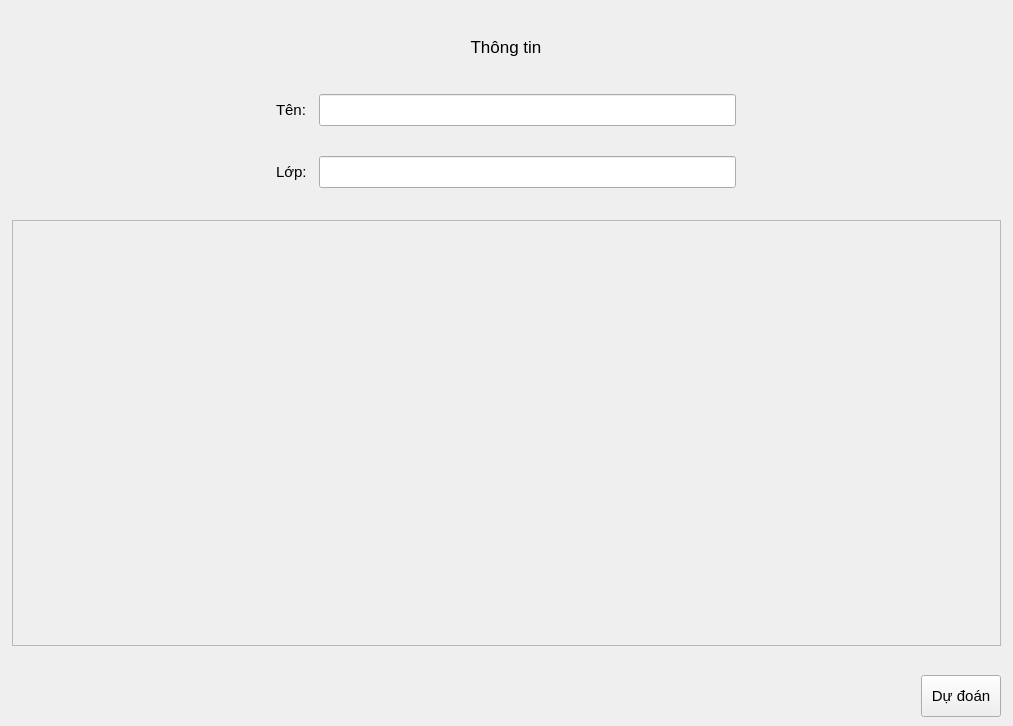
<?xml version="1.0" encoding="UTF-8"?>
<ui version="4.0">
 <class>InputForm</class>
 <widget class="QWidget" name="InputForm">
  <property name="geometry">
   <rect>
    <x>0</x>
    <y>0</y>
    <width>1013</width>
    <height>726</height>
   </rect>
  </property>
  <property name="font">
   <font>
    <pointsize>11</pointsize>
   </font>
  </property>
  <property name="windowTitle">
   <string>Form</string>
  </property>
  <layout class="QHBoxLayout" name="horizontalLayout">
   <property name="spacing">
    <number>0</number>
   </property>
   <property name="leftMargin">
    <number>12</number>
   </property>
   <property name="topMargin">
    <number>0</number>
   </property>
   <property name="rightMargin">
    <number>12</number>
   </property>
   <property name="bottomMargin">
    <number>0</number>
   </property>
   <item>
    <widget class="QWidget" name="body_widget" native="true">
     <layout class="QVBoxLayout" name="verticalLayout">
      <property name="spacing">
       <number>20</number>
      </property>
      <property name="leftMargin">
       <number>0</number>
      </property>
      <property name="topMargin">
       <number>0</number>
      </property>
      <property name="rightMargin">
       <number>0</number>
      </property>
      <property name="bottomMargin">
       <number>0</number>
      </property>
      <item>
       <widget class="QWidget" name="info_widget" native="true">
        <property name="minimumSize">
         <size>
          <width>0</width>
          <height>200</height>
         </size>
        </property>
        <layout class="QVBoxLayout" name="verticalLayout_3">
         <property name="spacing">
          <number>0</number>
         </property>
         <property name="leftMargin">
          <number>0</number>
         </property>
         <property name="topMargin">
          <number>0</number>
         </property>
         <property name="rightMargin">
          <number>0</number>
         </property>
         <property name="bottomMargin">
          <number>0</number>
         </property>
         <item alignment="Qt::AlignHCenter">
          <widget class="QWidget" name="widget_3" native="true">
           <property name="minimumSize">
            <size>
             <width>500</width>
             <height>0</height>
            </size>
           </property>
           <property name="maximumSize">
            <size>
             <width>600</width>
             <height>16777215</height>
            </size>
           </property>
           <layout class="QVBoxLayout" name="verticalLayout_2">
            <property name="spacing">
             <number>12</number>
            </property>
            <property name="leftMargin">
             <number>20</number>
            </property>
            <property name="topMargin">
             <number>12</number>
            </property>
            <property name="rightMargin">
             <number>20</number>
            </property>
            <property name="bottomMargin">
             <number>12</number>
            </property>
            <item>
             <widget class="QLabel" name="label_3">
              <property name="font">
               <font>
                <pointsize>13</pointsize>
               </font>
              </property>
              <property name="text">
               <string>Thông tin</string>
              </property>
              <property name="alignment">
               <set>Qt::AlignCenter</set>
              </property>
             </widget>
            </item>
            <item>
             <widget class="QWidget" name="widget_2" native="true">
              <layout class="QFormLayout" name="formLayout">
               <property name="horizontalSpacing">
                <number>12</number>
               </property>
               <property name="verticalSpacing">
                <number>30</number>
               </property>
               <property name="leftMargin">
                <number>0</number>
               </property>
               <property name="topMargin">
                <number>0</number>
               </property>
               <property name="rightMargin">
                <number>0</number>
               </property>
               <property name="bottomMargin">
                <number>0</number>
               </property>
               <item row="0" column="0">
                <widget class="QLabel" name="label">
                 <property name="text">
                  <string>Tên:</string>
                 </property>
                </widget>
               </item>
               <item row="0" column="1">
                <widget class="QLineEdit" name="name_lineEdit">
                 <property name="minimumSize">
                  <size>
                   <width>0</width>
                   <height>32</height>
                  </size>
                 </property>
                 <property name="maximumSize">
                  <size>
                   <width>16777215</width>
                   <height>32</height>
                  </size>
                 </property>
                </widget>
               </item>
               <item row="1" column="0">
                <widget class="QLabel" name="label_2">
                 <property name="text">
                  <string>Lớp:</string>
                 </property>
                </widget>
               </item>
               <item row="1" column="1">
                <widget class="QLineEdit" name="class_lineEdit">
                 <property name="minimumSize">
                  <size>
                   <width>0</width>
                   <height>32</height>
                  </size>
                 </property>
                 <property name="maximumSize">
                  <size>
                   <width>16777215</width>
                   <height>32</height>
                  </size>
                 </property>
                </widget>
               </item>
              </layout>
             </widget>
            </item>
           </layout>
          </widget>
         </item>
        </layout>
       </widget>
      </item>
      <item>
       <widget class="QScrollArea" name="scrollArea">
        <property name="widgetResizable">
         <bool>true</bool>
        </property>
        <widget class="QWidget" name="scrollAreaWidgetContents">
         <property name="geometry">
          <rect>
           <x>0</x>
           <y>0</y>
           <width>987</width>
           <height>424</height>
          </rect>
         </property>
         <layout class="QGridLayout" name="gridLayout"/>
        </widget>
       </widget>
      </item>
      <item>
       <widget class="QWidget" name="widget" native="true">
        <property name="minimumSize">
         <size>
          <width>0</width>
          <height>60</height>
         </size>
        </property>
        <layout class="QHBoxLayout" name="horizontalLayout_2">
         <property name="leftMargin">
          <number>0</number>
         </property>
         <property name="topMargin">
          <number>0</number>
         </property>
         <property name="rightMargin">
          <number>0</number>
         </property>
         <property name="bottomMargin">
          <number>0</number>
         </property>
         <item>
          <spacer name="horizontalSpacer">
           <property name="orientation">
            <enum>Qt::Horizontal</enum>
           </property>
           <property name="sizeHint" stdset="0">
            <size>
             <width>40</width>
             <height>20</height>
            </size>
           </property>
          </spacer>
         </item>
         <item>
          <widget class="QPushButton" name="run_btn">
           <property name="sizePolicy">
            <sizepolicy hsizetype="Minimum" vsizetype="Fixed">
             <horstretch>0</horstretch>
             <verstretch>0</verstretch>
            </sizepolicy>
           </property>
           <property name="minimumSize">
            <size>
             <width>80</width>
             <height>42</height>
            </size>
           </property>
           <property name="maximumSize">
            <size>
             <width>80</width>
             <height>42</height>
            </size>
           </property>
           <property name="text">
            <string>Dự đoán</string>
           </property>
          </widget>
         </item>
        </layout>
       </widget>
      </item>
     </layout>
    </widget>
   </item>
  </layout>
 </widget>
 <resources/>
 <connections/>
</ui>
